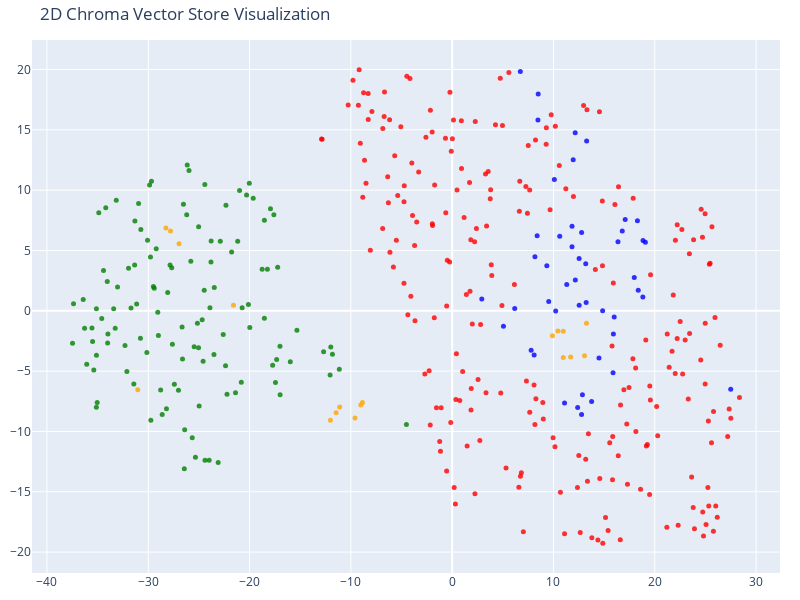

This figure's notebook cell:
### Code cell
####### 2d
tsne = TSNE(n_components=2, random_state=42)
reduced_vectors = tsne.fit_transform(vectors)

# Create the 2D scatter plot
fig = go.Figure(data=[go.Scatter(
    x=reduced_vectors[:, 0],
    y=reduced_vectors[:, 1],
    mode='markers',
    marker=dict(size=5, color=colors, opacity=0.8),
    text=[f"Type: {t}<br>Text: {d[:100]}..." for t, d in zip(doc_types, documents)],
    hoverinfo='text'
)])

fig.update_layout(title='2D Chroma Vector Store Visualization',
    scene=dict(xaxis_title='x',yaxis_title='y'),
    width=800,
    height=600,
    margin=dict(r=20, b=10, l=10, t=40)
)

fig.show()

### Figure 1 — Plotly figure (JSON) as saved in the notebook; plotly's stock layout.template omitted (floating-point values rounded to 4 significant figures; data arrays with more than 128 entries replaced by an {"elided": "..."} marker saying what was removed)
{"data": [{"hoverinfo": "text", "marker": {"color": {"elided": "413 str values"}, "opacity": 0.8, "size": 5}, "mode": "markers", "text": {"elided": "413 str values"}, "type": "scatter", "x": {"elided": "413 float values"}, "y": {"elided": "413 float values"}}], "layout": {"height": 600, "margin": {"b": 10, "l": 10, "r": 20, "t": 40}, "scene": {"xaxis": {"title": {"text": "x"}}, "yaxis": {"title": {"text": "y"}}}, "title": {"text": "2D Chroma Vector Store Visualization"}, "width": 800}}
